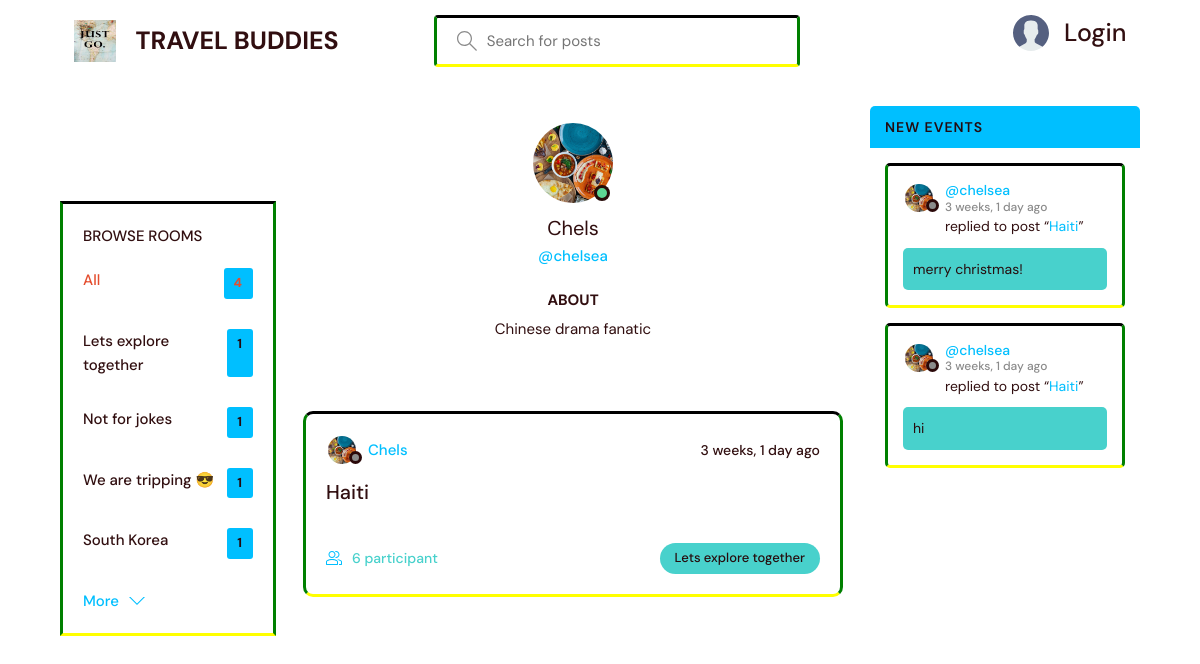
Page /profile/1/ on the committed database.
### blog/models.py (models this page shows, shortened)
class Topic(models.Model):
    name = models.CharField(max_length=200)

class User(AbstractUser):
    name = models.CharField(max_length=200, null=True)
    email = models.EmailField(unique=True, null=True)
    bio = models.TextField(null=True)
    avatar = models.ImageField(null=True, default="avatar.svg")
    USERNAME_FIELD = 'email'
    REQUIRED_FIELDS = ['username',]

class Room(models.Model):
    host = models.ForeignKey(User, on_delete=models.SET_NULL, null=True)
    topic = models.ForeignKey(Topic, on_delete=models.SET_NULL, null=True)
    name = models.CharField(max_length=200)
    description = models.TextField(null=True, blank=True)
    participants = models.ManyToManyField(
        User, related_name='participants', blank=True)
    updated = models.DateTimeField(auto_now=True)
    created = models.DateTimeField(auto_now_add=True)
    class Meta:
        ordering = ['-updated', '-created']
    def __str__(self):
        return self.name

class Message(models.Model):
    user = models.ForeignKey(User, on_delete=models.CASCADE)
    room = models.ForeignKey(Room, on_delete=models.CASCADE)
    body = models.TextField()
    updated = models.DateTimeField(auto_now=True)
    created = models.DateTimeField(auto_now_add=True)
    class Meta:
        ordering = ['-updated', '-created']

### blog/views.py (the view)
# urls.py: path('profile/<str:pk>/', views.userProfile, name="user-profile"),
def userProfile(request, pk):
    user = User.objects.get(id=pk)
    rooms = user.room_set.all()
    room_messages = user.message_set.all()
    topics = Topic.objects.all()
    context = {'user': user, 'rooms': rooms,
               'room_messages': room_messages, 'topics': topics}
    return render(request, 'profile.html', context)

### templates/profile.html (shortened to what this page needs)
{% extends 'main.html' %} {% block content %}
<main class="profile-page layout layout--3">
  <div class="container">
    {% include 'topics_component.html' %}
    <div class="roomList">
      <div class="profile">
        <div class="profile__avatar">
          <div class="avatar avatar--large active">
            <img src="{{user.avatar.url}}" />
          </div>
        </div>
        <div class="profile__info">
          <h3>{{user.name}}</h3>
          <p>@{{user.username}}</p>
        </div>
        <div class="profile__about">
          <h3>About</h3>
          <p>{{user.bio}}</p>
        </div>
      </div>
      {% include 'feed_component.html' %}
    </div>
    {% include 'activity_component.html' %}
  </div>
</main>
{% endblock content %}

### templates/main.html (shortened to what this page needs)
<!DOCTYPE html>
{% load static %}
<html lang="en">
  <head>
    <link rel="stylesheet" href="{% static 'styles/style.css' %}" />
  </head>
  <body>
    {% include 'navbar.html' %}  {% block content %} {% endblock %}
  </body>
</html>

### templates/navbar.html (shortened to what this page needs)
{% load static %}
<header class="header header--loggedIn">
  <div class="container">
    <a href="{% url 'home' %}" class="header__logo">
      <img src="{% static 'images/Travel Quote.jpg' %}" />
      <h1>TRAVEL BUDDIES</h1>
    </a>
    <form class="header__search" method="GET" action="{% url 'home' %}">
      <label>
        <input name="q" placeholder="Search for posts" />
      </label>
    </form>
    <nav class="header__menu">
      {% if request.user.is_authenticated %}
      <div class="header__user">
        <a href="{% url 'update-user' %}">
          <div class="avatar avatar--medium active">
            <img src="{{request.user.avatar.url}}" />
          </div>
          <p>
            {{request.user.username}} <span>@{{request.user.username}}</span>
          </p>
        </a>
        <button class="dropdown-button">
          <svg
            version="1.1"
            xmlns="http://www.w3.org/2000/svg"
            width="32"
            height="32"
            viewBox="0 0 32 32"
          >
            <title>chevron-down</title>
            <path d="M16 21l-13-13h-3l16 16 16-16h-3l-13 13z"></path>
          </svg>
        </button>
      </div>
      {% else %}
      <a href="{% url 'login' %}">
        <img src="{% static 'images/avatar.svg' %}" />
        <p>Login</p>
      </a>
      {% endif %}
    </nav>
  </div>
</header>

### templates/topics_component.html
<div class="topics">
    <div class="topics__header">
        <h2>Browse Rooms</h2>
    </div>
    <ul class="topics__list">
        <li>
            <a href="{% url 'home' %}" class="active">All <span>{{topics.count}}</span></a>
        </li>
        {% for topic in topics %}
        <li>
            <a href="{% url 'home' %}?q={{topic.name}}">{{topic.name}}<span>{{topic.room_set.all.count}}</span></a>
        </li>
        {% endfor %}
    </ul>
    <a class="btn btn--link" href="{% url 'topics' %}">
        More
        <svg version="1.1" xmlns="http://www.w3.org/2000/svg" width="32" height="32" viewBox="0 0 32 32">
            <title>chevron-down</title>
            <path d="M16 21l-13-13h-3l16 16 16-16h-3l-13 13z"></path>
        </svg>
    </a>
</div>

### templates/feed_component.html (shortened to what this page needs)
{% for room in rooms %}
<div class="roomListRoom">
  <div class="roomListRoom__header">
    <a
      href="{% url 'user-profile' room.host.id %}"
      class="roomListRoom__author"
    >
      <div class="avatar avatar--small">
        <img src="{{room.host.avatar.url}}" />
      </div>
      <span>{{room.host.name}}</span>
    </a>
    <div class="roomListRoom__actions">
      <span>{{room.created|timesince}} ago</span>
    </div>
  </div>
  <div class="roomListRoom__content">
    <a href="{% url 'room' room.id %}">{{room.name}}</a>
  </div>
  <div class="roomListRoom__meta">
    <a href="{% url 'room' room.id %}" class="roomListRoom__joined">
      {{room.participants.all.count}} participant
    </a>
    <p class="roomListRoom__topic">{{room.topic.name}}</p>
  </div>
</div>
{% endfor %}

### templates/activity_component.html (shortened to what this page needs)
<div class="activities">
  <div class="activities__header">
    <h2>New Events</h2>
  </div>
  {% for message in room_messages %}
  <div class="activities__box">
    <div class="activities__boxHeader roomListRoom__header">
      <a
        href="{% url 'user-profile' message.user.id %}"
        class="roomListRoom__author"
      >
        <div class="avatar avatar--small">
          <img src="{{message.user.avatar.url}}" />
        </div>
        <p>
          @{{message.user.username}}
          <span>{{message.created|timesince}} ago</span>
        </p>
      </a>
    </div>
    <div class="activities__boxContent">
      <p>
        replied to post “<a href="{% url 'room' message.room.id %}"
          >{{message.room}}</a
        >”
      </p>
      <div class="activities__boxRoomContent">{{message.body}}</div>
    </div>
  </div>
  {% endfor %}
</div>

### rows in the picture
Topic: name "Lets explore together", room_set.all.count "1"
Topic: name "Not for jokes", room_set.all.count "1"
Topic: name "We are tripping 😎", room_set.all.count "1"
Topic: name "South Korea", room_set.all.count "1"
User: avatar (picture), name "Chels", username "chelsea", bio "Chinese drama fanatic"
Room: host.avatar (picture), host.name "Chels", created "3 weeks, 1 day", name "Haiti", participants.all.count "6", topic.name "Lets explore together"
Message: user.avatar (picture), user.username "chelsea", created "3 weeks, 1 day", room "Haiti", body "merry christmas!"
Message: user.avatar (picture), user.username "chelsea", created "3 weeks, 1 day", room "Haiti", body "hi"

### other values in the picture
{{ topics.count }} "4"
